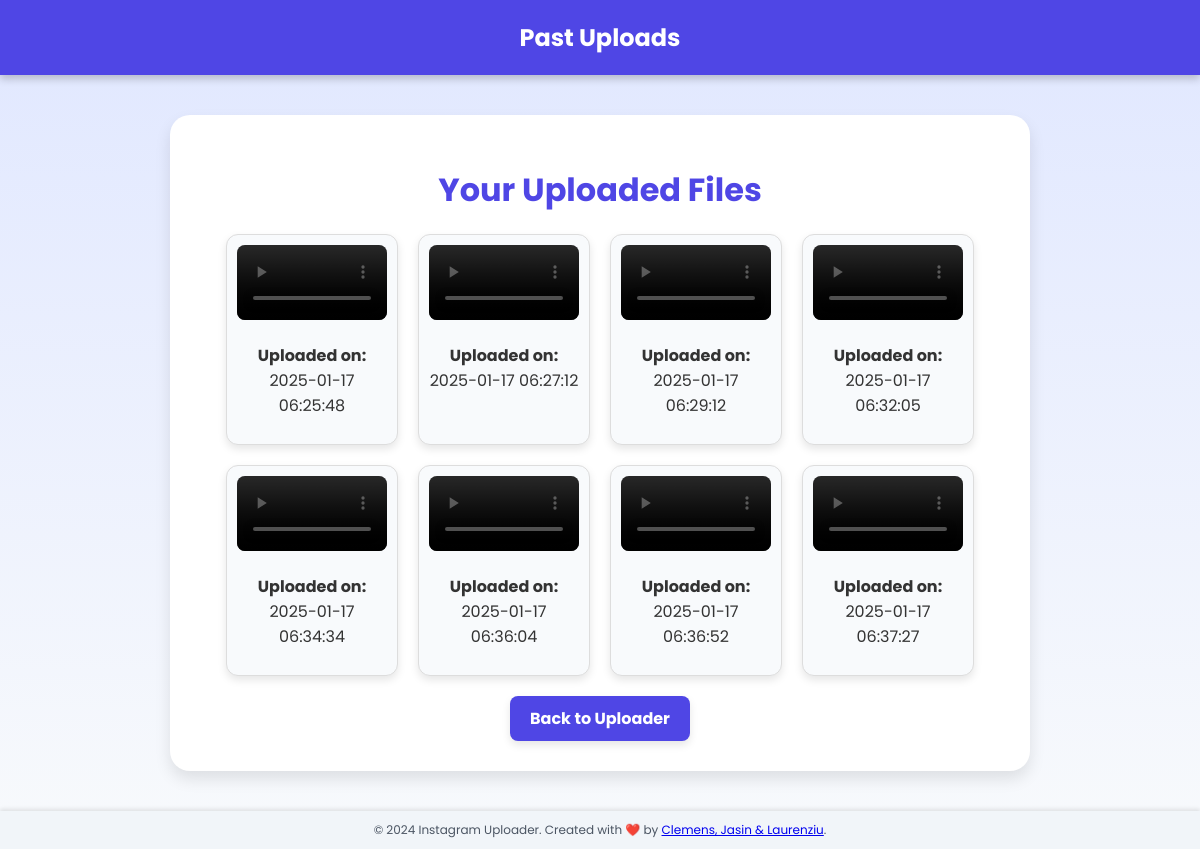
Page /past-uploads (signed in) on the committed database.
### tables this page shows
CREATE TABLE uploads (
        upload_id INTEGER PRIMARY KEY AUTOINCREMENT,
        user_id INTEGER NOT NULL,
        file_name TEXT NOT NULL,
        file_path TEXT NOT NULL,
        upload_date TIMESTAMP DEFAULT CURRENT_TIMESTAMP,
        FOREIGN KEY (user_id) REFERENCES users (user_id) ON DELETE CASCADE
    );

### app.py (the view)
@app.route('/past-uploads', methods=['GET'])
def past_uploads():
    global logged_in_user
    if not logged_in_user:
        return redirect(url_for('login'))
    try:
        uploads = get_uploads_by_user(logged_in_user['username'])
        upload_list = [{"file_name": row[0], "file_path": row[1], "upload_date": row[2]} for row in uploads]
        return render_template('past_uploads.html', uploads=upload_list)
    except Exception as e:
        return jsonify({"error": str(e)}), 500

### database/db_manager.py (called while the page is built)
def get_uploads_by_user(username):
    with sqlite3.connect(DB_PATH) as connection:
        cursor = connection.cursor()
        cursor.execute(
            """
            SELECT file_name, file_path, upload_date
            FROM uploads
            JOIN users ON uploads.user_id = users.user_id
            WHERE users.username = ?
            """,
            (username,)
        )
        return cursor.fetchall()

### templates/past_uploads.html (shortened to what this page needs)
<!DOCTYPE html>
<html lang="en">
<head>
</head>
<body>
<header>
    Past Uploads
</header>
<main>
    <h1>Your Uploaded Files</h1>
    {% if uploads %}
    <div class="uploads">
        {% for upload in uploads %}
        <div class="upload-item">
            {% if upload.file_name.endswith('.jpg') or upload.file_name.endswith('.jpeg') or upload.file_name.endswith('.png') or upload.file_name.endswith('.webp') %}
            <img src="{{ upload.file_path }}" alt="{{ upload.file_name }}">
            {% elif upload.file_name.endswith('.mp4') %}
            <video src="{{ upload.file_path }}" controls></video>
            {% endif %}
            <p><strong>Uploaded on:</strong> {{ upload.upload_date }}</p>
        </div>
        {% endfor %}
    </div>
    {% else %}
    <p>No uploads found.</p>
    {% endif %}
    <a href="/home" class="back-button">Back to Uploader</a>
</main>
<footer>
    &copy; 2024 Instagram Uploader. Created with ❤️ by <a href="#">Clemens, Jasin & Laurenziu</a>.
</footer>
</body>
</html>

### templates/past_uploads.html (style rules this page uses)
body { font-family: 'Poppins', sans-serif; margin: 0; padding: 0; background: linear-gradient(to bottom, #e0e7ff, #f8fafc); color: #333; display: flex; flex-direction: column; min-height: 100vh; }
header { background-color: #4f46e5; color: white; padding: 20px; text-align: center; font-size: 24px; font-weight: bold; box-shadow: 0 4px 8px rgba(0, 0, 0, 0.2); }
main { flex-grow: 1; margin: 40px auto; max-width: 800px; background: white; padding: 30px; border-radius: 20px; box-shadow: 0 8px 16px rgba(0, 0, 0, 0.1); text-align: center; }
h1 { font-size: 32px; margin-bottom: 20px; color: #4f46e5; }
.uploads { display: flex; flex-wrap: wrap; justify-content: center; gap: 20px; }
.upload-item { background: #f8fafc; border: 1px solid #ddd; border-radius: 12px; padding: 10px; width: 150px; text-align: center; box-shadow: 0 4px 8px rgba(0, 0, 0, 0.1); transition: transform 0.3s, box-shadow 0.3s; }
.upload-item img, .upload-item video { max-width: 100%; max-height: 120px; border-radius: 8px; }
.back-button { display: inline-block; margin-top: 20px; padding: 10px 20px; background-color: #4f46e5; color: white; text-decoration: none; font-size: 16px; font-weight: bold; border-radius: 8px; transition: background-color 0.3s, transform 0.3s; box-shadow: 0 4px 8px rgba(0, 0, 0, 0.1); }
footer { background-color: #f1f5f9; padding: 10px; text-align: center; font-size: 12px; color: #4b5563; margin-top: auto; box-shadow: 0 -2px 4px rgba(0, 0, 0, 0.1); }

### rows in the picture
uploads: upload_date "2025-01-17 06:25:48"
uploads: upload_date "2025-01-17 06:27:12"
uploads: upload_date "2025-01-17 06:29:12"
uploads: upload_date "2025-01-17 06:32:05"
uploads: upload_date "2025-01-17 06:34:34"
uploads: upload_date "2025-01-17 06:36:04"
uploads: upload_date "2025-01-17 06:36:52"
uploads: upload_date "2025-01-17 06:37:27"
